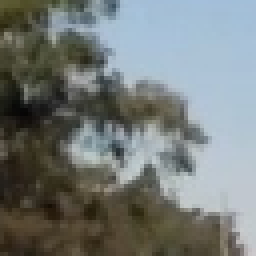
#> input picture data/non-vehicles/Extras/extra108.png, 64 x 64 px, given in place of image0185.png, which was not available (shown 4 times larger)
$ python binning.py
#> lines starting #> are read from the running program, lines starting #| are printed output that depends on the picture; pictures that were not available may be replaced by others from this repository, and a replacement may not be noted
### utils.py
import os, pickle, glob, csv, joblib
import constants
import cv2
import matplotlib.pyplot as plt
import numpy as np

# [7 lines left out: function make_dir, not called in this run]

def basename(path):
    """return only file_name from [path]"""
    return os.path.basename(path)

# [4 lines left out: function warning, not called in this run]

def pickle_data(file_name, data):
    with open(file_name, 'wb') as f:
        joblib.dump(data, f, compress=True)

# [8 lines left out: function unpickle_data, not called in this run]

def save_globals(globals):
    with open(constants.globals_file, 'wb') as f:
        pickle.dump(globals, f, protocol=pickle.HIGHEST_PROTOCOL)

# [15 lines left out: functions load_globals, display_image, not called in this run]


def display_image_file(file_name, timeout=None):
    img = cv2.imread(file_name)
    display_image(img, timeout)

# [6 lines left out: function plt_image, not called in this run]

def plt_image_file(file_name, bgr=False):
    img = cv2.imread(file_name)
    plt_image(img, bgr)

# [6 lines left out: function read_folder_images, not called in this run]

def img_normalize(img):
    return(img/255.0-0.5)

def img_reverse_channels(img):
    return img[:,:,[2,1,0]].copy()

def img_bgr2hls(img):
    return cv2.cvtColor(img, cv2.COLOR_BGR2HLS)

def img_bgr2xyz(img):
    return cv2.cvtColor(img, cv2.COLOR_BGR2XYZ)

def img_bgr2luv(img):
    return cv2.cvtColor(img, cv2.COLOR_BGR2Luv)

def img_hls2bgr(img):
    return cv2.cvtColor(img, cv2.COLOR_HLS2BGR)

def img_xyz2bgr(img):
    return cv2.cvtColor(img, cv2.COLOR_XYZ2BGR)

def img_luv2bgr(img):
    return cv2.cvtColor(img, cv2.COLOR_Luv2BGR)

def img_bgr2l(img):
    return cv2.cvtColor(img, cv2.COLOR_BGR2Luv)[:,:,0]

# [6 lines left out: function scale_mean_std, not called in this run]


def img_draw_poly(img, pts, color=(255,255,255), thickness=2):
    cv2.polylines(img, pts, True, color, thickness)

def img_draw_line(img, pt1, pt2, color=(255,255,255), thickness=2):
    cv2.line(img, pt1, pt2, color, thickness)

def img_draw_rectangle(img, pt1, pt2, color=(255,255,255), thickness=2):
    cv2.rectangle(img, pt1, pt2, color, thickness)

def img_draw_dot(img, center, radius=4, color=(255,255,255)):
    cv2.circle(img, center, radius, color, thickness=-1)

# [34 lines left out: functions img_draw_grid, print_progress_bar, read_csv, write_csv, not called in this run]

def lerp(a, b, ratio):
    return a*(1.0-ratio) + b * ratio

### binning.py
import cv2
import constants as c
import matplotlib.pyplot as plt
import utils
import numpy as np


def spatial_bin(img, bin_size=(32,32)):
    features = cv2.resize(img, bin_size)
    return features.ravel()

def multispace_spatial_bin(img_bgr, bin_size=(32,32)):
    """calculate spatial bins for RGB, HLS, xyz and Luv color spaces"""
    m_features = []

    img = img_bgr
    m_features.append(spatial_bin(img, bin_size))

    img = utils.img_bgr2hls(img_bgr)
    m_features.append(spatial_bin(img, bin_size))

    img = utils.img_bgr2xyz(img_bgr)
    m_features.append(spatial_bin(img, bin_size))

    img = utils.img_bgr2luv(img_bgr)
    m_features.append(spatial_bin(img, bin_size))

    return(np.array(m_features))

def multispace_spatial_bin_images(images, output_file=None, bin_size=(32,32)):
    """calculate multi colorspace spatial bins for a set of images and optionally pickle"""
    if output_file is not None:
        print('calculate multispace spatial bins, pickle to:', output_file)

    mf_hists = []

    utils.print_progress_bar (0, len(images), prefix = 'multispace spatial bins:')

    for i in range(len(images)):
        img = images[i]
        mf_hists.append(multispace_spatial_bin(img, bin_size))
        if i%100==0:
            utils.print_progress_bar (i, len(images), prefix = 'multispace spatial bins:')

    mf_hists = np.array(mf_hists)

    if output_file is not None:
        utils.pickle_data(output_file, mf_hists)

    utils.print_progress_bar (len(images), len(images), prefix = 'multispace spatial bins:')

    return mf_hists

def plot_bin(features):
    plt.plot(features)
    plt.show()

if __name__=='__main__':
    img_bgr = cv2.imread('{}/GTI_MiddleClose/image0185.png'.format(c.vehicles_train_data_folder))
#> img_bgr is the input picture: shape (64, 64, 3); mean B, G, R 120.8, 122.7, 116.9

    cv2.imshow('binning', img_bgr)
    cv2.waitKey()

    features = spatial_bin(img_bgr)
#> in spatial_bin, `features = cv2.resize(img, bin_size)`:
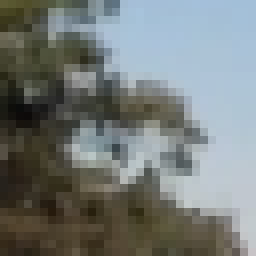
#> features: shape (32, 32, 3) (shown 8 times larger); mean B, G, R 120.9, 122.8, 117
#> features = 3072 values, max 219 at index 147, min 9 at index 1353, mean 120.3

    plot_bin(features)
#> in plot_bin, `plt.show()`:
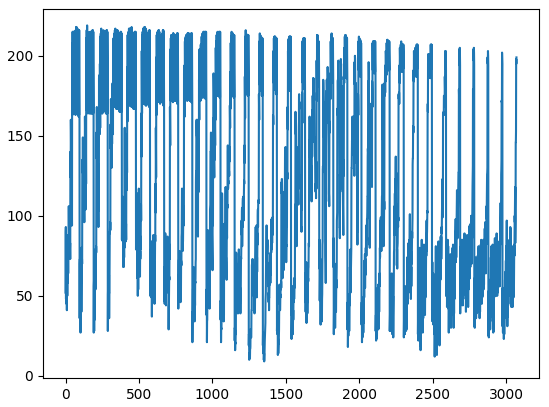
#> figure drawn by matplotlib, 1 panel; curve peaks at x = 147, y = 219

    m_features = multispace_spatial_bin(img_bgr)
#> in img_bgr2hls, `return cv2.cvtColor(img, cv2.COLOR_BGR2HLS)`: returned value: shape (64, 64, 3); mean of channels 0, 1, 2 62.1, 119.2, 48.9
#> in spatial_bin (call 3), `features = cv2.resize(img, bin_size)`: features: shape (32, 32, 3); mean of channels 0, 1, 2 62.2, 119.4, 49
#> in img_bgr2xyz, `return cv2.cvtColor(img, cv2.COLOR_BGR2XYZ)`: returned value: shape (64, 64, 3); mean of channels 0, 1, 2 113.9, 121.3, 131.6
#> in spatial_bin (call 4), `features = cv2.resize(img, bin_size)`: features: shape (32, 32, 3); mean of channels 0, 1, 2 114, 121.4, 131.8
#> in img_bgr2luv, `return cv2.cvtColor(img, cv2.COLOR_BGR2Luv)`: returned value: shape (64, 64, 3); mean of channels 0, 1, 2 127, 94.4, 136
#> in spatial_bin (call 5), `features = cv2.resize(img, bin_size)`: features: shape (32, 32, 3); mean of channels 0, 1, 2 127.1, 94.5, 136.1

    print(m_features)
#> (printed output is left out)
    print(m_features.shape)
#| (4, 3072)

$ run again, on data/non-vehicles/GTI/image1307.png
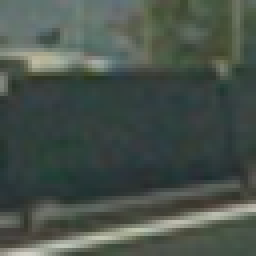
#> input picture data/non-vehicles/GTI/image1307.png, 64 x 64 px, given in place of image0185.png, which was not available (shown 4 times larger)
#> img_bgr is the input picture: shape (64, 64, 3); mean B, G, R 74.9, 82.2, 72
#> in spatial_bin, `features = cv2.resize(img, bin_size)`:
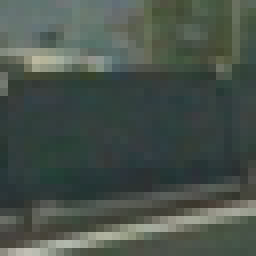
#> features: shape (32, 32, 3) (shown 8 times larger); mean B, G, R 75, 82.3, 72.1
#> `features = spatial_bin(img_bgr)`: features = 3072 values, max 193 at index 2987, min 34 at index 2138, mean 76.48
#> in plot_bin, `plt.show()`:
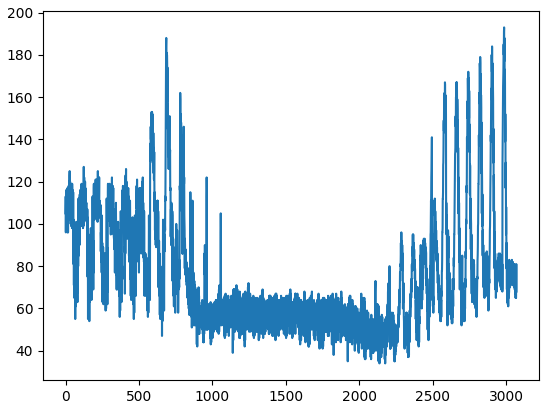
#> figure drawn by matplotlib, 1 panel; curve peaks at x = 2987, y = 193
#> (printed output is left out)
#| (4, 3072)

$ run again, on data/non-vehicles/GTI/image1311.png
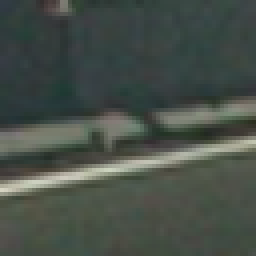
#> input picture data/non-vehicles/GTI/image1311.png, 64 x 64 px, given in place of image0185.png, which was not available (shown 4 times larger)
#> img_bgr is the input picture: shape (64, 64, 3); mean B, G, R 72.2, 79.2, 71
#> in spatial_bin, `features = cv2.resize(img, bin_size)`:
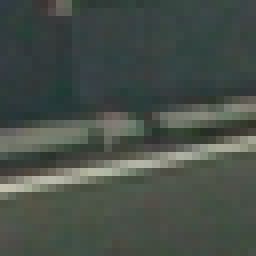
#> features: shape (32, 32, 3) (shown 8 times larger); mean B, G, R 72.3, 79.4, 71.1
#> `features = spatial_bin(img_bgr)`: features = 3072 values, max 195 at index 2210, min 32 at index 1079, mean 74.26
#> in plot_bin, `plt.show()`:
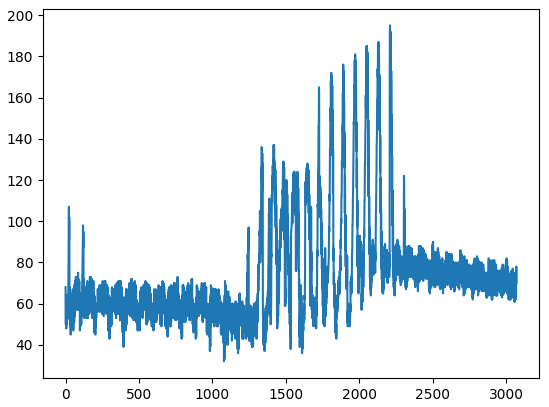
#> figure drawn by matplotlib, 1 panel; curve peaks at x = 2210, y = 195
#> (printed output is left out)
#| (4, 3072)

$ run again, on data/non-vehicles/Manual/0641.png
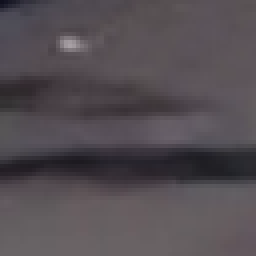
#> input picture data/non-vehicles/Manual/0641.png, 64 x 64 px, given in place of image0185.png, which was not available (shown 4 times larger)
#> img_bgr is the input picture: shape (64, 64, 3); mean B, G, R 82.1, 77.1, 83.6
#> `features = spatial_bin(img_bgr)`: features = 3072 values, max 162 at index 506, min 23 at index 1, mean 81.08
#> in plot_bin, `plt.show()`:
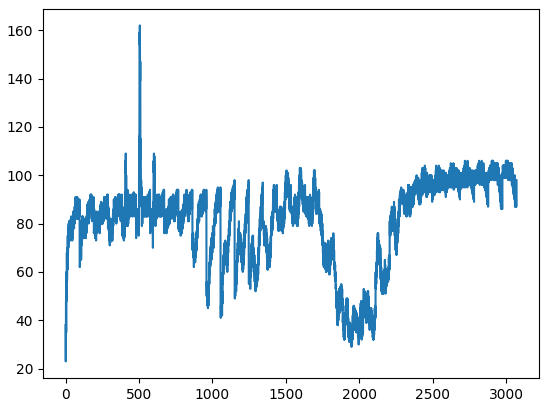
#> figure drawn by matplotlib, 1 panel; curve peaks at x = 506, y = 162
#> (printed output is left out)
#| (4, 3072)
